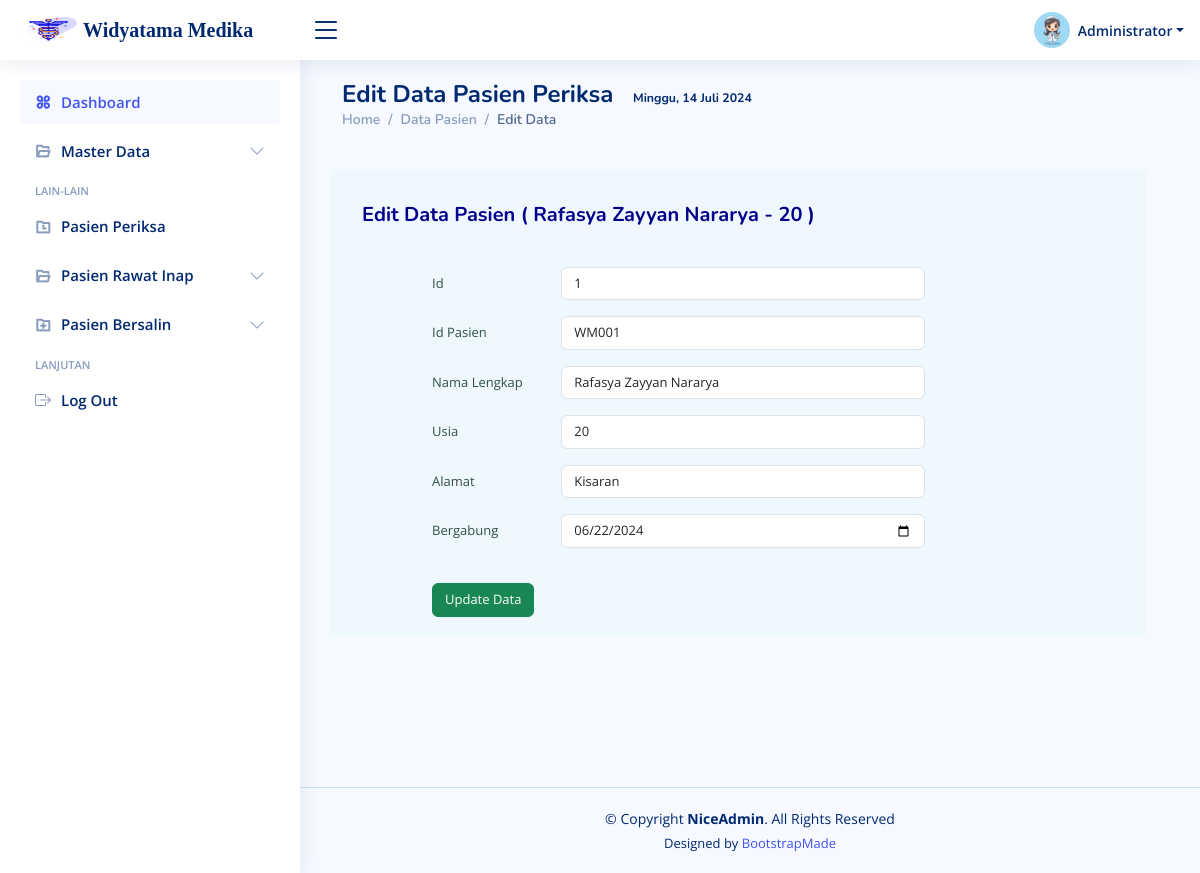
The page /admin/index.php?page=Epasien&id=1 (signed in) on the database its author committed.
### tables this page shows
CREATE TABLE `krt_pasien` (
  `id` int(11) NOT NULL,
  `kode` varchar(6) NOT NULL,
  `nama` varchar(125) NOT NULL,
  `usia` varchar(3) NOT NULL,
  `alamat` varchar(255) NOT NULL,
  `tglgabung` date NOT NULL
);

### admin/Epasien.php (the view, shortened to what this page needs)
<main id="main" class="main">
<div class="pagetitle">
      <h1 style="font-weight: bold;">Edit Data Pasien Periksa &nbsp;
      <small><small><small><small><small>
        </small></small></small></small></small>
      </h1>
      <nav>
        <ol class="breadcrumb">
          <li class="breadcrumb-item"><a href="?page=dashboard">Home</a></li>
          <li class="breadcrumb-item"><a href="?page=pasien">Data Pasien</a></li>
          <li class="breadcrumb-item active">Edit Data</li>
        </ol>
      </nav>
      <br>
      <?php
          $idpsn=$_GET['id'];
          $sqldatapasien="SELECT * FROM krt_pasien WHERE id='$idpsn'";
          require_once "../config/koneksi.php";
          $query=mysqli_query($koneksi,$sqldatapasien);
          $data=mysqli_fetch_assoc($query);
      ?>
     <div class="row" id="iddr<?= $data['id']; ?>" style="background-color:aliceblue; padding: 20px; width: 100%;">
     <h5 style="color:darkblue; font-weight:bold; margin-top:13px; margin-bottom:40px">Edit Data Pasien ( <?= $data['nama']; ?> - <?= $data['usia']; ?> )</h5><br><br>
    <form action="Upasien.php" method="POST" style="margin-left:70px; font-size:13px;">
    <div class="row mb-3">
                  <label for="inputText" class="col-sm-2 col-form-label" style="color:darkslategray;">Id</label>
                  <div class="col-sm-6">
                    <input type="text" name="idpsn" id="idpsn" value="<?=$data['id']?>" placeholder=" " class="form-control" style="font-size:13px;">
                  </div>
          </div>
      <div class="row mb-3">
                  <label for="inputText" class="col-sm-2 col-form-label" style="color:darkslategray;">Id Pasien</label>
                  <div class="col-sm-6">
                    <input type="text" name="kd" id="kd" value="<?=$data['kode']?>" placeholder="" class="form-control" style="font-size:13px;">
                  </div>
          </div>
      <div class="row mb-3">
                  <label for="inputText" class="col-sm-2 col-form-label" style="color:darkslategray;">Nama Lengkap</label>
                  <div class="col-sm-6">
                    <input type="text" name="nmpsn" id="nmpsn" value="<?=$data['nama']?>" placeholder="" class="form-control" style="font-size:13px;">
                  </div>
      </div>
      <div class="row mb-3">
                  <label for="inputText" class="col-sm-2 col-form-label" style="color:darkslategray;">Usia</label>
                  <div class="col-sm-6">
                    <input type="text" name="umr" id="umr" value="<?=$data['usia']?>" placeholder="" class="form-control" style="font-size:13px;">
                  </div>
          </div>
          <div class="row mb-3">
                  <label for="inputText" class="col-sm-2 col-form-label" style="color:darkslategray;">Alamat</label>
                  <div class="col-sm-6">
                    <input type="text" name="almt" id="almt" value="<?=$data['alamat']?>" placeholder="" class="form-control" style="font-size:13px;">
                  </div>
          </div>
          <div class="row mb-3">
                  <label for="inputText" class="col-sm-2 col-form-label" style="color:darkslategray;">Bergabung</label>
                  <div class="col-sm-6">
                    <input type="date" name="join" id="join" value="<?=$data['tglgabung']?>" placeholder="masukan letak kamar" class="form-control" style="font-size:13px;">
                  </div>
          </div><br>
          <div class="col-sm-10" style="float:left;">
                  <button type="submit" name="kirim" class="btn btn-success" style="font-size:13px;">Update Data</button>
        </div>
      </form>
      </div>
 </div>
</main>

### assets/css/style.css (style rules this page uses)
:root { scroll-behavior: smooth; }
body { font-family: "Open Sans", sans-serif; background: #f6f9ff; color: #444444; }
a { color: #4154f1; text-decoration: none; }
h1, h2, h3, h4, h5, h6 { font-family: "Nunito", sans-serif; }
#main { margin-top: 60px; padding: 20px 30px; transition: all 0.3s; }
.pagetitle { margin-bottom: 10px; }
.pagetitle h1 { font-size: 24px; margin-bottom: 0; font-weight: 600; color: #012970; }
.breadcrumb { font-size: 14px; font-family: "Nunito", sans-serif; color: #899bbd; font-weight: 600; }
.breadcrumb a { color: #899bbd; transition: 0.3s; }
.breadcrumb .breadcrumb-item::before { color: #899bbd; }
.breadcrumb .active { color: #51678f; font-weight: 600; }
@media (min-width: 1200px) { #main, #footer { margin-left: 300px; } }

### rows shown on the page
krt_pasien: nama "Rafasya Zayyan Nararya", usia "20", idpsn "1", kd "WM001", nmpsn "Rafasya Zayyan Nararya", umr "20", almt "Kisaran", join "06/22/2024"
